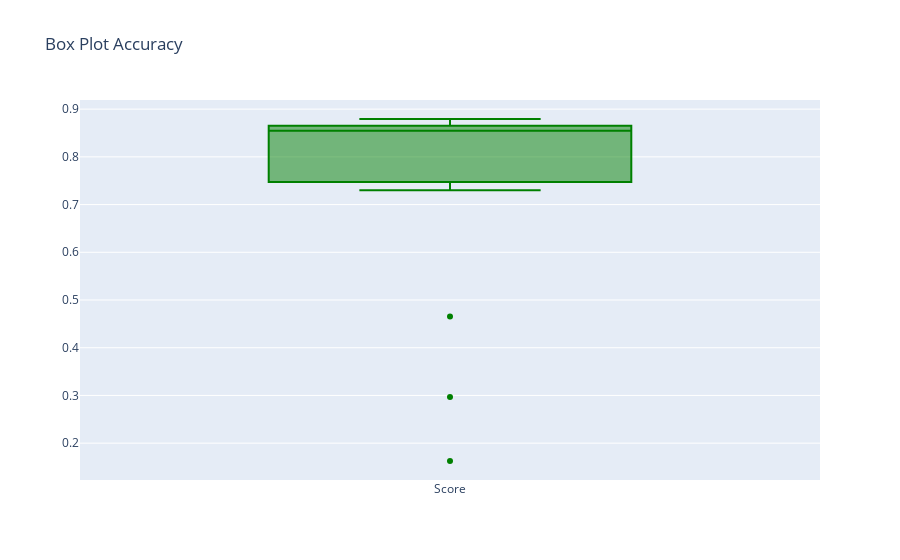

Notebook cell for this chart:
### Code cell
fig = go.Figure()

fig.add_trace(go.Box(
    y=data4.score.values,
    name="Score",
    marker_color='rgb(0,128,0)',
    line_color='rgb(0,128,0)'
))
fig.update_layout(title="Box Plot Accuracy")
fig.show()

### Figure 1 — Plotly figure (JSON) as saved in the notebook; plotly's stock layout.template omitted (floating-point values rounded to 4 significant figures)
{"data": [{"line": {"color": "rgb(0,128,0)"}, "marker": {"color": "rgb(0,128,0)"}, "name": "Score", "type": "box", "y": [0.8793, 0.8241, 0.2966, 0.869, 0.4655, 0.8547, 0.7993, 0.8651, 0.8789, 0.1626, 0.8443, 0.7301, 0.8651, 0.8651, 0.8547]}], "layout": {"title": {"text": "Box Plot Accuracy"}}}
